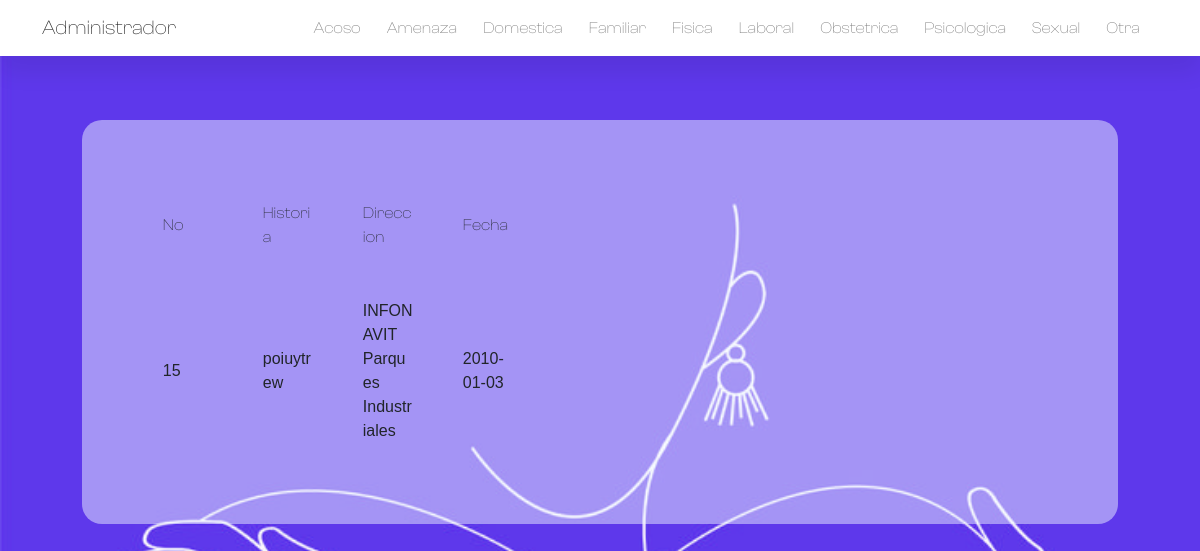
The app's page /admin/src/secciones/fisica.php with its own data.
### tables this page shows
CREATE TABLE IF NOT EXISTS `denuncias` (
  `id` int NOT NULL AUTO_INCREMENT,
  `historia` text NOT NULL,
  `id_col` int NOT NULL,
  `categoria` text NOT NULL,
  `fecha` date NOT NULL,
  `fecha_denuncia` date NOT NULL,
  PRIMARY KEY (`id`),
  KEY `colonia` (`id_col`)
);

CREATE TABLE IF NOT EXISTS `colonias` (
  `id` int NOT NULL AUTO_INCREMENT,
  `nombre` text NOT NULL,
  `lat` varchar(255) NOT NULL,
  `longitude` varchar(255) NOT NULL,
  PRIMARY KEY (`id`)
);

### admin/src/secciones/fisica.php (the view)
<?php
include("C:\wamp64\www\Woman_Safe\db\conection.php");
$query_mapa = $conn->prepare("SELECT d.id, d.historia, d.fecha, c.nombre AS nombre_colonia
FROM denuncias d
JOIN colonias c ON d.id_col = c.id
WHERE d.categoria = 'Violencia física'
");
$query_mapa->execute();
$result = $query_mapa->get_result();
$lista_de_denuncias = [];
while ($row = $result->fetch_assoc()) {
    $lista_de_denuncias[] = $row;
}
include("../cabeceras/header.php");
?>
<br>
<div class="container_tabla">
    <div class="tabla-container">
        <div class="tabla-son">
            <table class="tabla">
                <thead>
                    <tr>
                        <th scope="col">No</th>
                        <th scope="col">Historia</th>
                        <th scope="col">Direccion</th>
                        <th scope="col">Fecha</th>
                    </tr>
                </thead>
                <tbody>
                    <?php foreach ($lista_de_denuncias as $registros) { ?>
                        <tr class="">
                            <td>
                                <?php echo $registros['id']; ?>
                            </td>
                            <td>
                                <?php echo $registros['historia']; ?>
                            </td>
                            <td>
                                <?php echo $registros['nombre_colonia']; ?>
                            </td>
                            <td>
                                <?php echo $registros['fecha']; ?>
                            </td>
                        </tr>
                    <?php } ?>
                </tbody>
            </table>
        </div>
    </div>
</div>
<?php
include("../cabeceras/footer.php");
?>

### admin/style/estilo.css (style rules this page uses)
:root { --c-dark: #212529; --c-brand: #4e57d4; --c-brand-light: #4e57d4; --c-brand-rgd: 78, 87, 212; --c-body: #727272; --font-base: "ClashDisplay", sans-serif; --box-shandow: 0px 15px 25px rgba(0, 0, 0, 0.08); --transition: all 0.5s ease; }
* { margin: 0; padding: 0; box-sizing: border-box; }
body { background-image: url(../img/fondo.jpg); background-size: cover; background-attachment: fixed; background-repeat: no-repeat; font-family: var(--font-base); }
.container_tabla { background-color: rgba(240, 248, 255, 0.479); border-radius: 20px; flex-wrap: wrap; margin: 40px; padding: 5%; }
.tabla-son { width: 100%; overflow-x: auto; max-width: 100%; }
table { width: 250px; table-layout: fixed; }
td { font-size: 1rem; font-family: 'Poppins', sans-serif; }
th, td { width: 100px; word-wrap: break-word; padding: 25px; }

### records on screen
denuncias: id "15", historia "poiuytrew", colonias.nombre "INFONAVIT Parques Industriales", fecha "2010-01-03"
